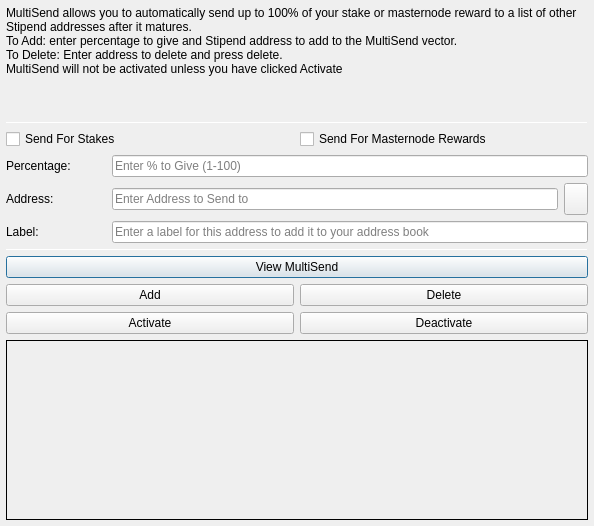
<?xml version="1.0" encoding="UTF-8"?>
<ui version="4.0">
 <class>MultiSendDialog</class>
 <widget class="QDialog" name="MultiSendDialog">
  <property name="windowModality">
   <enum>Qt::NonModal</enum>
  </property>
  <property name="geometry">
   <rect>
    <x>0</x>
    <y>0</y>
    <width>594</width>
    <height>526</height>
   </rect>
  </property>
  <property name="windowTitle">
   <string>MultiSend</string>
  </property>
  <layout class="QVBoxLayout" name="verticalLayout" stretch="0">
   <property name="leftMargin">
    <number>6</number>
   </property>
   <property name="topMargin">
    <number>6</number>
   </property>
   <property name="rightMargin">
    <number>6</number>
   </property>
   <property name="bottomMargin">
    <number>6</number>
   </property>
   <item>
    <layout class="QVBoxLayout" name="verticalLayout_Main" stretch="1,1,1,0,1,1,1">
     <item>
      <widget class="QLabel" name="label_2">
       <property name="lineWidth">
        <number>1</number>
       </property>
       <property name="text">
        <string>MultiSend allows you to automatically send up to 100% of your stake or masternode reward to a list of other Stipend addresses after it matures.
To Add: enter percentage to give and Stipend address to add to the MultiSend vector.
To Delete: Enter address to delete and press delete.
MultiSend will not be activated unless you have clicked Activate</string>
       </property>
       <property name="alignment">
        <set>Qt::AlignLeading|Qt::AlignLeft|Qt::AlignTop</set>
       </property>
       <property name="wordWrap">
        <bool>true</bool>
       </property>
      </widget>
     </item>
     <item>
      <widget class="Line" name="line">
       <property name="minimumSize">
        <size>
         <width>0</width>
         <height>1</height>
        </size>
       </property>
       <property name="maximumSize">
        <size>
         <width>16777215</width>
         <height>1</height>
        </size>
       </property>
       <property name="orientation">
        <enum>Qt::Horizontal</enum>
       </property>
      </widget>
     </item>
     <item>
      <layout class="QVBoxLayout" name="verticalLayout_Settings">
       <item>
        <layout class="QHBoxLayout" name="horizontalLayout">
         <item>
          <widget class="QCheckBox" name="multiSendStakeCheckBox">
           <property name="text">
            <string>Send For Stakes</string>
           </property>
          </widget>
         </item>
         <item>
          <widget class="QCheckBox" name="multiSendMasternodeCheckBox">
           <property name="text">
            <string>Send For Masternode Rewards</string>
           </property>
          </widget>
         </item>
        </layout>
       </item>
       <item>
        <layout class="QHBoxLayout" name="horizontalLayout_6">
         <item>
          <widget class="QLabel" name="label">
           <property name="minimumSize">
            <size>
             <width>100</width>
             <height>0</height>
            </size>
           </property>
           <property name="toolTip">
            <string>Percentage of stake to send</string>
           </property>
           <property name="text">
            <string>Percentage:</string>
           </property>
          </widget>
         </item>
         <item>
          <widget class="QLineEdit" name="multiSendPercentEdit">
           <property name="toolTip">
            <string>Enter whole numbers 1 - 100</string>
           </property>
           <property name="placeholderText">
            <string>Enter % to Give (1-100)</string>
           </property>
          </widget>
         </item>
        </layout>
       </item>
       <item>
        <layout class="QHBoxLayout" name="horizontalLayout_7">
         <item>
          <widget class="QLabel" name="label_5">
           <property name="minimumSize">
            <size>
             <width>100</width>
             <height>0</height>
            </size>
           </property>
           <property name="toolTip">
            <string>Address to send portion of stake to</string>
           </property>
           <property name="text">
            <string>Address:</string>
           </property>
          </widget>
         </item>
         <item>
          <widget class="QLineEdit" name="multiSendAddressEdit">
           <property name="toolTip">
            <string/>
           </property>
           <property name="placeholderText">
            <string>Enter Address to Send to</string>
           </property>
          </widget>
         </item>
         <item>
          <widget class="QToolButton" name="addressBookButton">
           <property name="maximumSize">
            <size>
             <width>16777215</width>
             <height>32</height>
            </size>
           </property>
           <property name="toolTip">
            <string>Choose an address from the address book</string>
           </property>
           <property name="text">
            <string/>
           </property>
           <property name="icon">
            <iconset resource="../stipend.qrc">
             <normaloff>:/icons/address-book</normaloff>:/icons/address-book</iconset>
           </property>
           <property name="shortcut">
            <string>Alt+A</string>
           </property>
          </widget>
         </item>
        </layout>
       </item>
      </layout>
     </item>
     <item>
      <layout class="QHBoxLayout" name="horizontalLayout_3">
       <item>
        <widget class="QLabel" name="label_3">
         <property name="minimumSize">
          <size>
           <width>100</width>
           <height>0</height>
          </size>
         </property>
         <property name="text">
          <string>Label:</string>
         </property>
        </widget>
       </item>
       <item>
        <widget class="QLineEdit" name="labelAddressLabelEdit">
         <property name="placeholderText">
          <string>Enter a label for this address to add it to your address book</string>
         </property>
        </widget>
       </item>
      </layout>
     </item>
     <item>
      <widget class="Line" name="line_2">
       <property name="minimumSize">
        <size>
         <width>0</width>
         <height>1</height>
        </size>
       </property>
       <property name="maximumSize">
        <size>
         <width>16777215</width>
         <height>1</height>
        </size>
       </property>
       <property name="orientation">
        <enum>Qt::Horizontal</enum>
       </property>
      </widget>
     </item>
     <item>
      <layout class="QVBoxLayout" name="verticalLayout_Buttons">
       <item>
        <layout class="QHBoxLayout" name="horizontalLayout_4">
         <item>
          <widget class="QPushButton" name="viewButton">
           <property name="toolTip">
            <string/>
           </property>
           <property name="statusTip">
            <string>View MultiSend Vector</string>
           </property>
           <property name="text">
            <string>View MultiSend</string>
           </property>
          </widget>
         </item>
        </layout>
       </item>
       <item>
        <layout class="QHBoxLayout" name="horizontalLayout_2">
         <item>
          <widget class="QPushButton" name="addButton">
           <property name="toolTip">
            <string/>
           </property>
           <property name="statusTip">
            <string>Add to MultiSend Vector</string>
           </property>
           <property name="text">
            <string>Add</string>
           </property>
          </widget>
         </item>
         <item>
          <widget class="QPushButton" name="deleteButton">
           <property name="toolTip">
            <string/>
           </property>
           <property name="statusTip">
            <string>Delete Address From MultiSend Vector</string>
           </property>
           <property name="text">
            <string>Delete</string>
           </property>
          </widget>
         </item>
        </layout>
       </item>
       <item>
        <layout class="QHBoxLayout" name="horizontalLayout_5">
         <item>
          <widget class="QPushButton" name="activateButton">
           <property name="statusTip">
            <string>Activate MultiSend</string>
           </property>
           <property name="text">
            <string>Activate</string>
           </property>
          </widget>
         </item>
         <item>
          <widget class="QPushButton" name="disableButton">
           <property name="statusTip">
            <string>Deactivate MultiSend</string>
           </property>
           <property name="text">
            <string>Deactivate</string>
           </property>
          </widget>
         </item>
        </layout>
       </item>
      </layout>
     </item>
     <item>
      <widget class="QLabel" name="message">
       <property name="minimumSize">
        <size>
         <width>0</width>
         <height>180</height>
        </size>
       </property>
       <property name="frameShape">
        <enum>QFrame::Panel</enum>
       </property>
       <property name="frameShadow">
        <enum>QFrame::Plain</enum>
       </property>
       <property name="lineWidth">
        <number>1</number>
       </property>
       <property name="midLineWidth">
        <number>1</number>
       </property>
       <property name="text">
        <string/>
       </property>
       <property name="alignment">
        <set>Qt::AlignLeading|Qt::AlignLeft|Qt::AlignTop</set>
       </property>
       <property name="wordWrap">
        <bool>true</bool>
       </property>
      </widget>
     </item>
    </layout>
   </item>
  </layout>
 </widget>
 <resources>
  <include location="../stipend.qrc"/>
 </resources>
 <connections/>
</ui>
